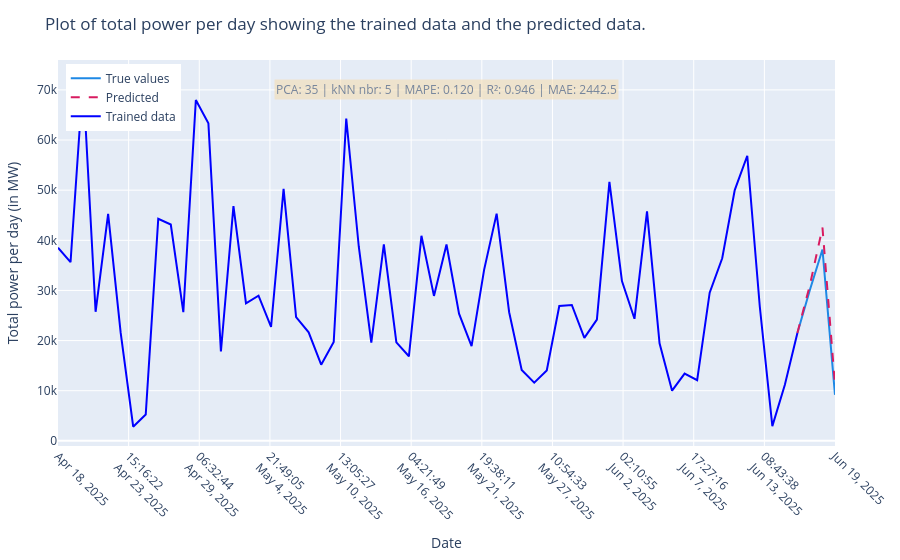

Source (notebook cell):
### Markdown cell above
#### One example of manual user input: call the method `manual_input()`

### Code cell
knn = kNN_forecast()
knn.manual_input('2025-06-17', 3)
knn.forecast()
